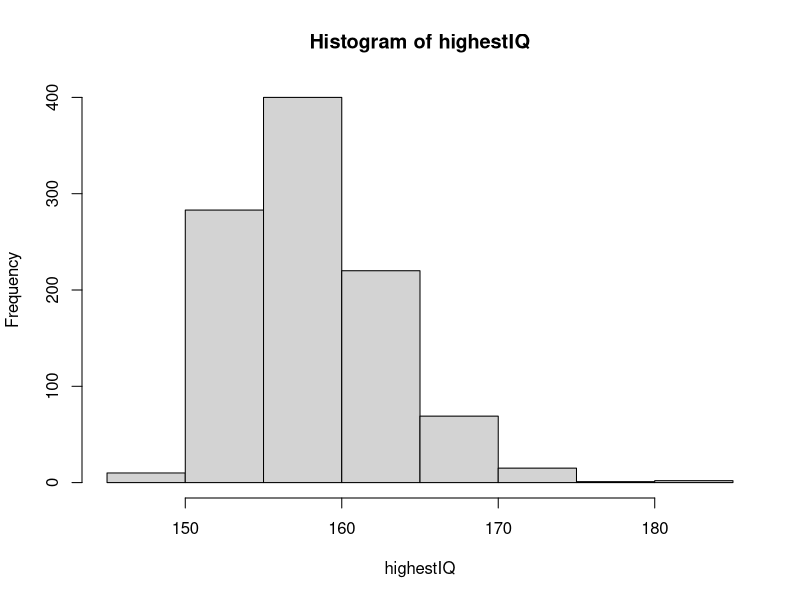
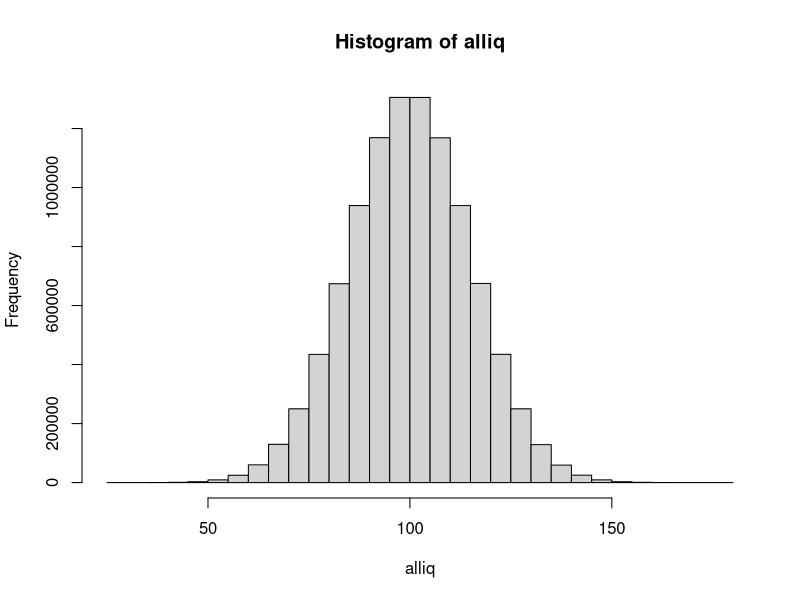

R code for these plots, in order:
# Assume the distribution of female heights is approximated by a normal distribution with a mean of 
# 64 inches and a standard deviation of 3 inches.
# if we pick a female at random, what is the probability that she is 5 feet or shorter?

# Assign a variable 'female_avg' as the average female height.
female_avg <- 64

# Assign a variable 'female_sd' as the standard deviation for female heights.
female_sd <- 3

# Using variables 'female_avg' and 'female_sd', calculate the probability that 
# a randomly selected female is shorter than 5 feet. Print this value to the console.
# one pick using pnorm.
pnorm( 5*12, female_avg, female_sd )

# Assume the distribution of female heights is approximated by a normal distribution 
# with a mean of 64 inches and a standard deviation of 3 inches. 
# If we pick a female at random, what is the probability that she is 6 feet or taller?
1 - pnorm( 6*12, female_avg, female_sd )

# If we pick a female at random, what is the probability that she is between 61 and 67 inches?
pnorm( 67, female_avg, female_sd ) -  pnorm( 61, female_avg, female_sd )

# Repeat the previous exercise, but convert everything to centimeters.
# That is, multiply every height, including the standard deviation, by 2.54. 
# What is the answer now?
# female_avg <- 64*2.54
# female_sd <- 3*2.54
# pnorm( 67*2.54, female_avg, female_sd ) -  pnorm( 61*2.54, female_avg, female_sd )

# This makes sense because the answer to the question should not be affected by which units we use.
# In fact, if you look closely, you notice that 61 and 67 are both 1 SD away from the average.

# Compute the probability that the height of a randomly chosen female is 
# within 1 SD from the average height.

# To a variable named 'taller', assign the value of a height that is one SD taller than average.
taller <- female_avg + female_sd

# To a variable named 'shorter', assign the value of a height that is one SD shorter than average.
shorter <- female_avg - female_sd

# Calculate the probability that a randomly selected female is between the desired height range. Print this value to the console.
pnorm( taller, female_avg, female_sd ) - pnorm( shorter, female_avg, female_sd )

# Imagine the distribution of male adults is approximately normal 
# with an average of 69 inches and a standard deviation of 3 inches.
# How tall is a male in the 99th percentile?

# Assign a variable 'male_avg' as the average male height.
male_avg <- 69

# Assign a variable 'male_sd' as the standard deviation for male heights.
male_sd <- 3

# Determine the height of a man in the 99th percentile of the distribution.
qnorm( 0.99, male_avg, male_sd )

# The distribution of IQ scores is approximately normally distributed. 
# The average is 100 and the standard deviation is 15. 
# Suppose you want to know the distribution of the person with the highest IQ 
# in your school district, where 10,000 people are born each year.
# Generate 10,000 IQ scores 1,000 times using a Monte Carlo simulation. 
# Make a histogram of the highest IQ scores.
set.seed(1)
B <- 1000
avg <- 100
sd <- 15

# Create an object called `highestIQ` that contains the 
# highest IQ score from each random distribution of 10,000 people.
highestIQ <- replicate( B,{
  dist <- rnorm( 10000, avg, sd )
  max( dist )
})

# Make a histogram of the highest IQ scores.
hist( highestIQ )

# see the same distribution now with all values.
alliq <- replicate( B,{
  dist <- rnorm( 10000, avg, sd )
  dist
})

# Make a histogram of the highest IQ scores.
hist( alliq )



